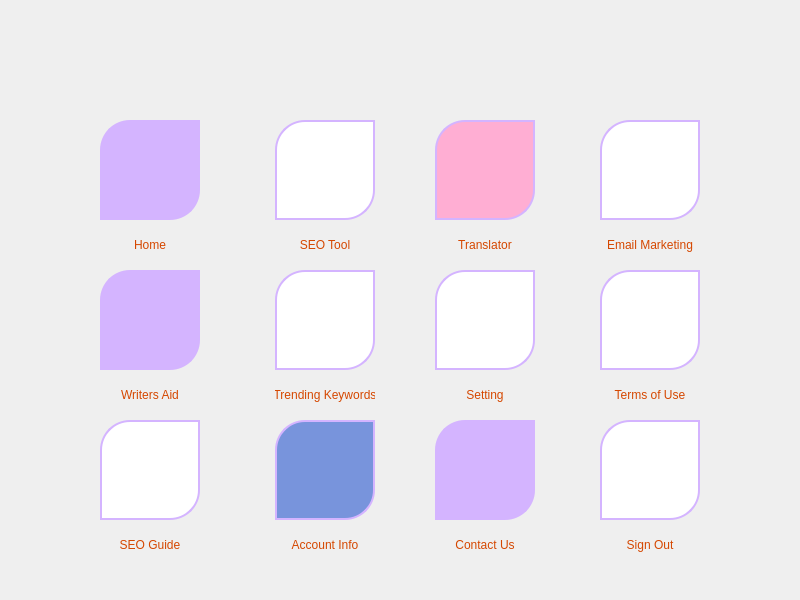
<?xml version="1.0" encoding="UTF-8"?>
<ui version="4.0">
 <class>Dialog</class>
 <widget class="QDialog" name="Dialog">
  <property name="geometry">
   <rect>
    <x>0</x>
    <y>0</y>
    <width>800</width>
    <height>600</height>
   </rect>
  </property>
  <property name="sizePolicy">
   <sizepolicy hsizetype="Expanding" vsizetype="Expanding">
    <horstretch>138</horstretch>
    <verstretch>80</verstretch>
   </sizepolicy>
  </property>
  <property name="minimumSize">
   <size>
    <width>400</width>
    <height>0</height>
   </size>
  </property>
  <property name="maximumSize">
   <size>
    <width>1380</width>
    <height>800</height>
   </size>
  </property>
  <property name="baseSize">
   <size>
    <width>400</width>
    <height>400</height>
   </size>
  </property>
  <property name="windowTitle">
   <string>Dialog</string>
  </property>
  <widget class="QWidget" name="widget" native="true">
   <property name="geometry">
    <rect>
     <x>0</x>
     <y>0</y>
     <width>800</width>
     <height>600</height>
    </rect>
   </property>
   <property name="sizePolicy">
    <sizepolicy hsizetype="Expanding" vsizetype="Expanding">
     <horstretch>138</horstretch>
     <verstretch>80</verstretch>
    </sizepolicy>
   </property>
   <property name="minimumSize">
    <size>
     <width>400</width>
     <height>400</height>
    </size>
   </property>
   <property name="maximumSize">
    <size>
     <width>1380</width>
     <height>800</height>
    </size>
   </property>
   <property name="baseSize">
    <size>
     <width>400</width>
     <height>400</height>
    </size>
   </property>
   <property name="tabletTracking">
    <bool>false</bool>
   </property>
   <property name="styleSheet">
    <string notr="true">QWidget#widget{
	background-image: url(:/images/daisieskindle4 (2).jpg);
	box-shadow: 10px 20px 14px hsl(355deg 25% 15% / 10%);
	box-sizing: border-box;
}</string>
   </property>
   <widget class="QPushButton" name="home">
    <property name="geometry">
     <rect>
      <x>100</x>
      <y>120</y>
      <width>100</width>
      <height>100</height>
     </rect>
    </property>
    <property name="styleSheet">
     <string notr="true">QPushButton{
	border: 2px solid rgb(212, 180, 255);
	border-bottom-right-radius: 30px;
	border-top-left-radius: 30px;
	background-color: rgb(212, 180, 255);
}

QPushButton:hover{
	border: 3px solid rgb(230, 208, 255);
	border-top-right-radius: 30px;
	border-bottom-left-radius: 30px;
	border-bottom-right-radius: 0px;
	border-top-left-radius: 0px;
}</string>
    </property>
    <property name="text">
     <string/>
    </property>
    <property name="icon">
     <iconset resource="../resources/resources.qrc">
      <normaloff>:/images/backgroundiconimages.jpeg</normaloff>:/images/backgroundiconimages.jpeg</iconset>
    </property>
    <property name="iconSize">
     <size>
      <width>40</width>
      <height>40</height>
     </size>
    </property>
   </widget>
   <widget class="QLabel" name="label">
    <property name="geometry">
     <rect>
      <x>100</x>
      <y>220</y>
      <width>100</width>
      <height>50</height>
     </rect>
    </property>
    <property name="styleSheet">
     <string notr="true">QLabel{
	color: rgb(213, 71, 0);
	font: 75 8pt &quot;Constantia&quot;;
}</string>
    </property>
    <property name="text">
     <string>Home</string>
    </property>
    <property name="alignment">
     <set>Qt::AlignCenter</set>
    </property>
   </widget>
   <widget class="QPushButton" name="seotool">
    <property name="geometry">
     <rect>
      <x>275</x>
      <y>120</y>
      <width>100</width>
      <height>100</height>
     </rect>
    </property>
    <property name="styleSheet">
     <string notr="true">QPushButton{
	border: 2px solid rgb(212, 180, 255);
	border-bottom-right-radius: 30px;
	border-top-left-radius: 30px;
	background-color: rgb(255, 255, 255);
}

QPushButton:hover{
	border: 3px solid rgb(230, 208, 255);
	border-top-right-radius: 30px;
	border-bottom-left-radius: 30px;
	border-bottom-right-radius: 0px;
	border-top-left-radius: 0px;
}</string>
    </property>
    <property name="text">
     <string/>
    </property>
    <property name="icon">
     <iconset resource="../resources/resources.qrc">
      <normaloff>:/images/texticon.jpg</normaloff>:/images/texticon.jpg</iconset>
    </property>
    <property name="iconSize">
     <size>
      <width>40</width>
      <height>40</height>
     </size>
    </property>
   </widget>
   <widget class="QPushButton" name="translate">
    <property name="geometry">
     <rect>
      <x>435</x>
      <y>120</y>
      <width>100</width>
      <height>100</height>
     </rect>
    </property>
    <property name="styleSheet">
     <string notr="true">QPushButton{
	border: 2px solid rgb(212, 180, 255);
	border-bottom-right-radius: 30px;
	border-top-left-radius: 30px;
	background-color: rgb(255, 174, 211);
}

QPushButton:hover{
	border: 3px solid rgb(230, 208, 255);
	border-top-right-radius: 30px;
	border-bottom-left-radius: 30px;
	border-bottom-right-radius: 0px;
	border-top-left-radius: 0px;
}</string>
    </property>
    <property name="text">
     <string/>
    </property>
    <property name="icon">
     <iconset resource="../resources/resources.qrc">
      <normaloff>:/images/transimages.jpeg</normaloff>:/images/transimages.jpeg</iconset>
    </property>
    <property name="iconSize">
     <size>
      <width>40</width>
      <height>40</height>
     </size>
    </property>
   </widget>
   <widget class="QPushButton" name="emailmarketing">
    <property name="geometry">
     <rect>
      <x>600</x>
      <y>120</y>
      <width>100</width>
      <height>100</height>
     </rect>
    </property>
    <property name="styleSheet">
     <string notr="true">QPushButton{
	border: 2px solid rgb(212, 180, 255);
	border-bottom-right-radius: 30px;
	border-top-left-radius: 30px;
	background-color: rgb(255, 255, 255);
}

QPushButton:hover{
	border: 3px solid rgb(230, 208, 255);
	border-top-right-radius: 30px;
	border-bottom-left-radius: 30px;
	border-bottom-right-radius: 0px;
	border-top-left-radius: 0px;
}</string>
    </property>
    <property name="text">
     <string/>
    </property>
    <property name="icon">
     <iconset resource="../resources/resources.qrc">
      <normaloff>:/images/emailmarketing.png</normaloff>:/images/emailmarketing.png</iconset>
    </property>
    <property name="iconSize">
     <size>
      <width>40</width>
      <height>40</height>
     </size>
    </property>
   </widget>
   <widget class="QLabel" name="label_2">
    <property name="geometry">
     <rect>
      <x>275</x>
      <y>220</y>
      <width>100</width>
      <height>50</height>
     </rect>
    </property>
    <property name="styleSheet">
     <string notr="true">QLabel{
	color: rgb(213, 71, 0);
	font: 75 8pt &quot;Constantia&quot;;
}</string>
    </property>
    <property name="text">
     <string>SEO Tool</string>
    </property>
    <property name="alignment">
     <set>Qt::AlignCenter</set>
    </property>
   </widget>
   <widget class="QLabel" name="label_3">
    <property name="geometry">
     <rect>
      <x>435</x>
      <y>220</y>
      <width>100</width>
      <height>50</height>
     </rect>
    </property>
    <property name="styleSheet">
     <string notr="true">QLabel{
	color: rgb(213, 71, 0);
	font: 75 8pt &quot;Constantia&quot;;
}</string>
    </property>
    <property name="text">
     <string>Translator</string>
    </property>
    <property name="alignment">
     <set>Qt::AlignCenter</set>
    </property>
   </widget>
   <widget class="QLabel" name="label_4">
    <property name="geometry">
     <rect>
      <x>600</x>
      <y>220</y>
      <width>100</width>
      <height>50</height>
     </rect>
    </property>
    <property name="styleSheet">
     <string notr="true">QLabel{
	color: rgb(213, 71, 0);
	font: 75 8pt &quot;Constantia&quot;;
}</string>
    </property>
    <property name="text">
     <string>Email Marketing</string>
    </property>
    <property name="alignment">
     <set>Qt::AlignCenter</set>
    </property>
   </widget>
   <widget class="QPushButton" name="professionalwritersaidscreen">
    <property name="geometry">
     <rect>
      <x>100</x>
      <y>270</y>
      <width>100</width>
      <height>100</height>
     </rect>
    </property>
    <property name="styleSheet">
     <string notr="true">QPushButton{
	border: 2px solid rgb(212, 180, 255);
	border-bottom-right-radius: 30px;
	border-top-left-radius: 30px;
	background-color: rgb(212, 180, 255);
}

QPushButton:hover{
	border: 3px solid rgb(230, 208, 255);
	border-top-right-radius: 30px;
	border-bottom-left-radius: 30px;
	border-bottom-right-radius: 0px;
	border-top-left-radius: 0px;
}</string>
    </property>
    <property name="text">
     <string/>
    </property>
    <property name="icon">
     <iconset resource="../resources/resources.qrc">
      <normaloff>:/images/textimages.jpeg</normaloff>:/images/textimages.jpeg</iconset>
    </property>
    <property name="iconSize">
     <size>
      <width>40</width>
      <height>40</height>
     </size>
    </property>
   </widget>
   <widget class="QPushButton" name="trendingkeywordscreen">
    <property name="geometry">
     <rect>
      <x>275</x>
      <y>270</y>
      <width>100</width>
      <height>100</height>
     </rect>
    </property>
    <property name="styleSheet">
     <string notr="true">QPushButton{
	border: 2px solid rgb(212, 180, 255);
	border-bottom-right-radius: 30px;
	border-top-left-radius: 30px;
	background-color: rgb(255, 255, 255);
}

QPushButton:hover{
	border: 3px solid rgb(230, 208, 255);
	border-top-right-radius: 30px;
	border-bottom-left-radius: 30px;
	border-bottom-right-radius: 0px;
	border-top-left-radius: 0px;
}</string>
    </property>
    <property name="text">
     <string/>
    </property>
    <property name="icon">
     <iconset resource="../resources/resources.qrc">
      <normaloff>:/images/keyword.png</normaloff>:/images/keyword.png</iconset>
    </property>
    <property name="iconSize">
     <size>
      <width>40</width>
      <height>40</height>
     </size>
    </property>
   </widget>
   <widget class="QPushButton" name="pushButton_7">
    <property name="geometry">
     <rect>
      <x>435</x>
      <y>270</y>
      <width>100</width>
      <height>100</height>
     </rect>
    </property>
    <property name="styleSheet">
     <string notr="true">QPushButton{
	border: 2px solid rgb(212, 180, 255);
	border-bottom-right-radius: 30px;
	border-top-left-radius: 30px;
	background-color: rgb(255, 255, 255);
}

QPushButton:hover{
	border: 3px solid rgb(230, 208, 255);
	border-top-right-radius: 30px;
	border-bottom-left-radius: 30px;
	border-bottom-right-radius: 0px;
	border-top-left-radius: 0px;
}</string>
    </property>
    <property name="text">
     <string/>
    </property>
    <property name="icon">
     <iconset resource="../resources/resources.qrc">
      <normaloff>:/images/settings.jpg</normaloff>:/images/settings.jpg</iconset>
    </property>
    <property name="iconSize">
     <size>
      <width>40</width>
      <height>40</height>
     </size>
    </property>
   </widget>
   <widget class="QPushButton" name="professionaltermsofusescreen">
    <property name="geometry">
     <rect>
      <x>600</x>
      <y>270</y>
      <width>100</width>
      <height>100</height>
     </rect>
    </property>
    <property name="styleSheet">
     <string notr="true">QPushButton{
	border: 2px solid rgb(212, 180, 255);
	border-bottom-right-radius: 30px;
	border-top-left-radius: 30px;
	background-color: rgb(255, 255, 255);
}

QPushButton:hover{
	border: 3px solid rgb(230, 208, 255);
	border-top-right-radius: 30px;
	border-bottom-left-radius: 30px;
	border-bottom-right-radius: 0px;
	border-top-left-radius: 0px;
}</string>
    </property>
    <property name="text">
     <string/>
    </property>
    <property name="icon">
     <iconset resource="../resources/resources.qrc">
      <normaloff>:/images/terms.png</normaloff>:/images/terms.png</iconset>
    </property>
    <property name="iconSize">
     <size>
      <width>40</width>
      <height>40</height>
     </size>
    </property>
   </widget>
   <widget class="QLabel" name="label_5">
    <property name="geometry">
     <rect>
      <x>100</x>
      <y>370</y>
      <width>100</width>
      <height>50</height>
     </rect>
    </property>
    <property name="styleSheet">
     <string notr="true">QLabel{
	color: rgb(213, 71, 0);
	font: 75 8pt &quot;Constantia&quot;;
}</string>
    </property>
    <property name="text">
     <string>Writers Aid</string>
    </property>
    <property name="alignment">
     <set>Qt::AlignCenter</set>
    </property>
   </widget>
   <widget class="QLabel" name="label_6">
    <property name="geometry">
     <rect>
      <x>275</x>
      <y>370</y>
      <width>100</width>
      <height>50</height>
     </rect>
    </property>
    <property name="styleSheet">
     <string notr="true">QLabel{
	color: rgb(213, 71, 0);
	font: 75 8pt &quot;Constantia&quot;;
}</string>
    </property>
    <property name="text">
     <string>Trending Keywords</string>
    </property>
    <property name="alignment">
     <set>Qt::AlignCenter</set>
    </property>
   </widget>
   <widget class="QLabel" name="label_7">
    <property name="geometry">
     <rect>
      <x>435</x>
      <y>370</y>
      <width>100</width>
      <height>50</height>
     </rect>
    </property>
    <property name="styleSheet">
     <string notr="true">QLabel{
	color: rgb(213, 71, 0);
	font: 75 8pt &quot;Constantia&quot;;
}</string>
    </property>
    <property name="text">
     <string>Setting</string>
    </property>
    <property name="alignment">
     <set>Qt::AlignCenter</set>
    </property>
   </widget>
   <widget class="QLabel" name="label_8">
    <property name="geometry">
     <rect>
      <x>600</x>
      <y>370</y>
      <width>100</width>
      <height>50</height>
     </rect>
    </property>
    <property name="styleSheet">
     <string notr="true">QLabel{
	color: rgb(213, 71, 0);
	font: 75 8pt &quot;Constantia&quot;;
}</string>
    </property>
    <property name="text">
     <string>Terms of Use</string>
    </property>
    <property name="alignment">
     <set>Qt::AlignCenter</set>
    </property>
   </widget>
   <widget class="QPushButton" name="seoguidescreen">
    <property name="geometry">
     <rect>
      <x>100</x>
      <y>420</y>
      <width>100</width>
      <height>100</height>
     </rect>
    </property>
    <property name="styleSheet">
     <string notr="true">QPushButton{
	border: 2px solid rgb(212, 180, 255);
	border-bottom-right-radius: 30px;
	border-top-left-radius: 30px;
	background-color: rgb(255, 255, 255);
}

QPushButton:hover{
	border: 3px solid rgb(230, 208, 255);
	border-top-right-radius: 30px;
	border-bottom-left-radius: 30px;
	border-bottom-right-radius: 0px;
	border-top-left-radius: 0px;
}</string>
    </property>
    <property name="text">
     <string/>
    </property>
    <property name="icon">
     <iconset resource="../resources/resources.qrc">
      <normaloff>:/images/seo_guide.png</normaloff>:/images/seo_guide.png</iconset>
    </property>
    <property name="iconSize">
     <size>
      <width>40</width>
      <height>40</height>
     </size>
    </property>
   </widget>
   <widget class="QLabel" name="label_9">
    <property name="geometry">
     <rect>
      <x>100</x>
      <y>520</y>
      <width>100</width>
      <height>50</height>
     </rect>
    </property>
    <property name="styleSheet">
     <string notr="true">QLabel{
	color: rgb(213, 71, 0);
	font: 75 8pt &quot;Constantia&quot;;
}</string>
    </property>
    <property name="text">
     <string>SEO Guide</string>
    </property>
    <property name="alignment">
     <set>Qt::AlignCenter</set>
    </property>
   </widget>
   <widget class="QPushButton" name="accountscreen">
    <property name="geometry">
     <rect>
      <x>275</x>
      <y>420</y>
      <width>100</width>
      <height>100</height>
     </rect>
    </property>
    <property name="styleSheet">
     <string notr="true">QPushButton{
	border: 2px solid rgb(212, 180, 255);
	border-bottom-right-radius: 30px;
	border-top-left-radius: 30px;
	background-color: rgb(120, 148, 220);
}

QPushButton:hover{
	border: 3px solid rgb(230, 208, 255);
	border-top-right-radius: 30px;
	border-bottom-left-radius: 30px;
	border-bottom-right-radius: 0px;
	border-top-left-radius: 0px;
}</string>
    </property>
    <property name="text">
     <string/>
    </property>
    <property name="icon">
     <iconset resource="../resources/resources.qrc">
      <normaloff>:/images/personal.png</normaloff>:/images/personal.png</iconset>
    </property>
    <property name="iconSize">
     <size>
      <width>40</width>
      <height>40</height>
     </size>
    </property>
   </widget>
   <widget class="QPushButton" name="detailscreen">
    <property name="geometry">
     <rect>
      <x>435</x>
      <y>420</y>
      <width>100</width>
      <height>100</height>
     </rect>
    </property>
    <property name="styleSheet">
     <string notr="true">QPushButton{
	border: 2px solid rgb(212, 180, 255);
	border-bottom-right-radius: 30px;
	border-top-left-radius: 30px;
	background-color: rgb(212, 180, 255);
}

QPushButton:hover{
	border: 3px solid rgb(230, 208, 255);
	border-top-right-radius: 30px;
	border-bottom-left-radius: 30px;
	border-bottom-right-radius: 0px;
	border-top-left-radius: 0px;
}</string>
    </property>
    <property name="text">
     <string/>
    </property>
    <property name="icon">
     <iconset resource="../resources/resources.qrc">
      <normaloff>:/images/details.webp</normaloff>:/images/details.webp</iconset>
    </property>
    <property name="iconSize">
     <size>
      <width>40</width>
      <height>40</height>
     </size>
    </property>
   </widget>
   <widget class="QLabel" name="label_10">
    <property name="geometry">
     <rect>
      <x>275</x>
      <y>520</y>
      <width>100</width>
      <height>50</height>
     </rect>
    </property>
    <property name="styleSheet">
     <string notr="true">QLabel{
	color: rgb(213, 71, 0);
	font: 75 8pt &quot;Constantia&quot;;
}</string>
    </property>
    <property name="text">
     <string>Account Info</string>
    </property>
    <property name="alignment">
     <set>Qt::AlignCenter</set>
    </property>
   </widget>
   <widget class="QLabel" name="label_11">
    <property name="geometry">
     <rect>
      <x>435</x>
      <y>520</y>
      <width>100</width>
      <height>50</height>
     </rect>
    </property>
    <property name="styleSheet">
     <string notr="true">QLabel{
	color: rgb(213, 71, 0);
	font: 75 8pt &quot;Constantia&quot;;
}</string>
    </property>
    <property name="text">
     <string>Contact Us</string>
    </property>
    <property name="alignment">
     <set>Qt::AlignCenter</set>
    </property>
   </widget>
   <widget class="QPushButton" name="pushButton_12">
    <property name="geometry">
     <rect>
      <x>600</x>
      <y>420</y>
      <width>100</width>
      <height>100</height>
     </rect>
    </property>
    <property name="styleSheet">
     <string notr="true">QPushButton{
	border: 2px solid rgb(212, 180, 255);
	border-bottom-right-radius: 30px;
	border-top-left-radius: 30px;
	background-color: rgb(255, 255, 255);
}

QPushButton:hover{
	border: 3px solid rgb(230, 208, 255);
	border-top-right-radius: 30px;
	border-bottom-left-radius: 30px;
	border-bottom-right-radius: 0px;
	border-top-left-radius: 0px;
}</string>
    </property>
    <property name="text">
     <string/>
    </property>
    <property name="icon">
     <iconset resource="../resources/resources.qrc">
      <normaloff>:/images/signout.png</normaloff>:/images/signout.png</iconset>
    </property>
    <property name="iconSize">
     <size>
      <width>40</width>
      <height>40</height>
     </size>
    </property>
   </widget>
   <widget class="QLabel" name="label_12">
    <property name="geometry">
     <rect>
      <x>600</x>
      <y>520</y>
      <width>100</width>
      <height>50</height>
     </rect>
    </property>
    <property name="styleSheet">
     <string notr="true">QLabel{
	color: rgb(213, 71, 0);
	font: 75 8pt &quot;Constantia&quot;;
}</string>
    </property>
    <property name="text">
     <string>Sign Out</string>
    </property>
    <property name="alignment">
     <set>Qt::AlignCenter</set>
    </property>
   </widget>
  </widget>
 </widget>
 <resources>
  <include location="../resources/resources.qrc"/>
 </resources>
 <connections/>
</ui>
